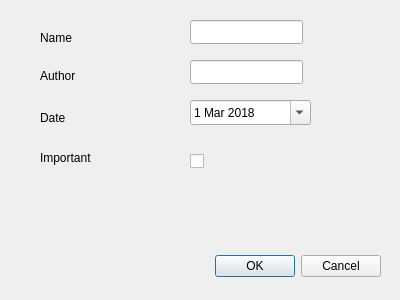
<?xml version="1.0" encoding="UTF-8"?>
<ui version="4.0">
 <class>newactivitywindow</class>
 <widget class="QDialog" name="newactivitywindow">
  <property name="geometry">
   <rect>
    <x>0</x>
    <y>0</y>
    <width>400</width>
    <height>300</height>
   </rect>
  </property>
  <property name="windowTitle">
   <string>Dialog</string>
  </property>
  <widget class="QDialogButtonBox" name="buttonBox">
   <property name="geometry">
    <rect>
     <x>40</x>
     <y>250</y>
     <width>341</width>
     <height>32</height>
    </rect>
   </property>
   <property name="orientation">
    <enum>Qt::Horizontal</enum>
   </property>
   <property name="standardButtons">
    <set>QDialogButtonBox::Cancel|QDialogButtonBox::Ok</set>
   </property>
  </widget>
  <widget class="QLineEdit" name="lineEdit">
   <property name="geometry">
    <rect>
     <x>190</x>
     <y>20</y>
     <width>113</width>
     <height>24</height>
    </rect>
   </property>
  </widget>
  <widget class="QCheckBox" name="checkBox">
   <property name="geometry">
    <rect>
     <x>190</x>
     <y>150</y>
     <width>21</width>
     <height>22</height>
    </rect>
   </property>
   <property name="text">
    <string/>
   </property>
  </widget>
  <widget class="QLabel" name="label">
   <property name="geometry">
    <rect>
     <x>40</x>
     <y>30</y>
     <width>121</width>
     <height>16</height>
    </rect>
   </property>
   <property name="text">
    <string>Name</string>
   </property>
  </widget>
  <widget class="QLabel" name="label_3">
   <property name="geometry">
    <rect>
     <x>40</x>
     <y>110</y>
     <width>60</width>
     <height>16</height>
    </rect>
   </property>
   <property name="text">
    <string>Date</string>
   </property>
  </widget>
  <widget class="QLabel" name="label_4">
   <property name="geometry">
    <rect>
     <x>40</x>
     <y>150</y>
     <width>91</width>
     <height>16</height>
    </rect>
   </property>
   <property name="text">
    <string>Important</string>
   </property>
  </widget>
  <widget class="QDateEdit" name="dateEdit">
   <property name="geometry">
    <rect>
     <x>190</x>
     <y>100</y>
     <width>121</width>
     <height>25</height>
    </rect>
   </property>
   <property name="calendarPopup">
    <bool>true</bool>
   </property>
   <property name="timeSpec">
    <enum>Qt::LocalTime</enum>
   </property>
   <property name="date">
    <date>
     <year>2018</year>
     <month>3</month>
     <day>1</day>
    </date>
   </property>
  </widget>
  <widget class="QLabel" name="label_2">
   <property name="geometry">
    <rect>
     <x>40</x>
     <y>65</y>
     <width>60</width>
     <height>21</height>
    </rect>
   </property>
   <property name="text">
    <string>Author</string>
   </property>
  </widget>
  <widget class="QLineEdit" name="lineEdit2">
   <property name="geometry">
    <rect>
     <x>190</x>
     <y>60</y>
     <width>113</width>
     <height>24</height>
    </rect>
   </property>
  </widget>
 </widget>
 <resources/>
 <connections>
  <connection>
   <sender>buttonBox</sender>
   <signal>accepted()</signal>
   <receiver>newactivitywindow</receiver>
   <slot>accept()</slot>
   <hints>
    <hint type="sourcelabel">
     <x>248</x>
     <y>254</y>
    </hint>
    <hint type="destinationlabel">
     <x>157</x>
     <y>274</y>
    </hint>
   </hints>
  </connection>
  <connection>
   <sender>buttonBox</sender>
   <signal>rejected()</signal>
   <receiver>newactivitywindow</receiver>
   <slot>reject()</slot>
   <hints>
    <hint type="sourcelabel">
     <x>316</x>
     <y>260</y>
    </hint>
    <hint type="destinationlabel">
     <x>286</x>
     <y>274</y>
    </hint>
   </hints>
  </connection>
 </connections>
</ui>
